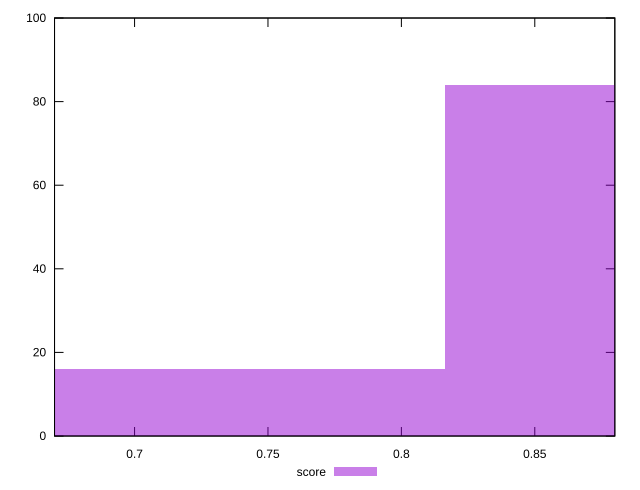

The gnuplot source for this figure:
reset

$score <<EOF
0.8904930334898394 84
0.7420775279081995 16
EOF

set key outside below
set boxwidth 0.1484155055816399
set xrange [0.67:0.88]
set yrange [0:100]
set trange [0:100]
set style fill transparent solid 0.5 noborder
set terminal svg size 640, 490 enhanced background rgb 'white'
set output "report/report_00029_2021-02-24T13-36-40.390Z/first-contentful-paint/samples/astro/score/histogram.svg"

plot $score title "score" with boxes

reset
